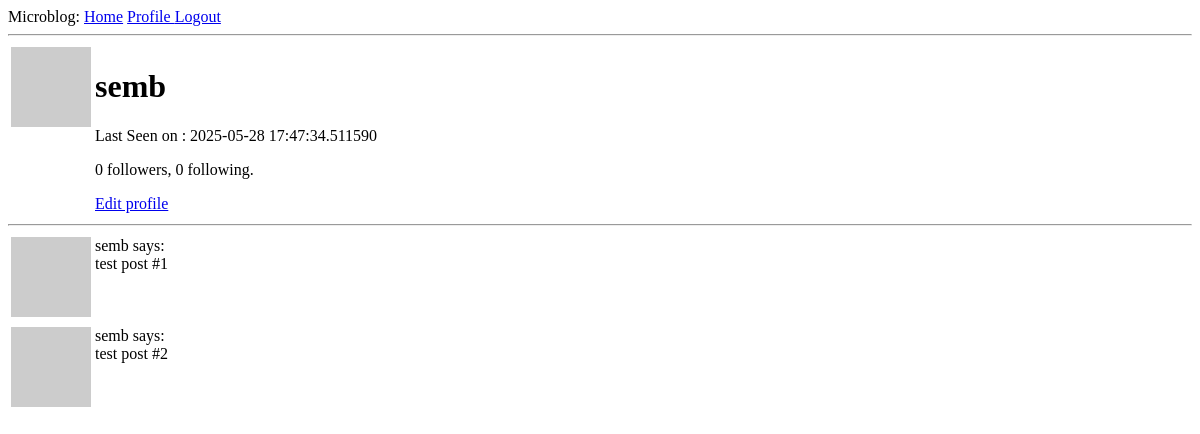
Before: /user/semb (signed in) with the older database file.
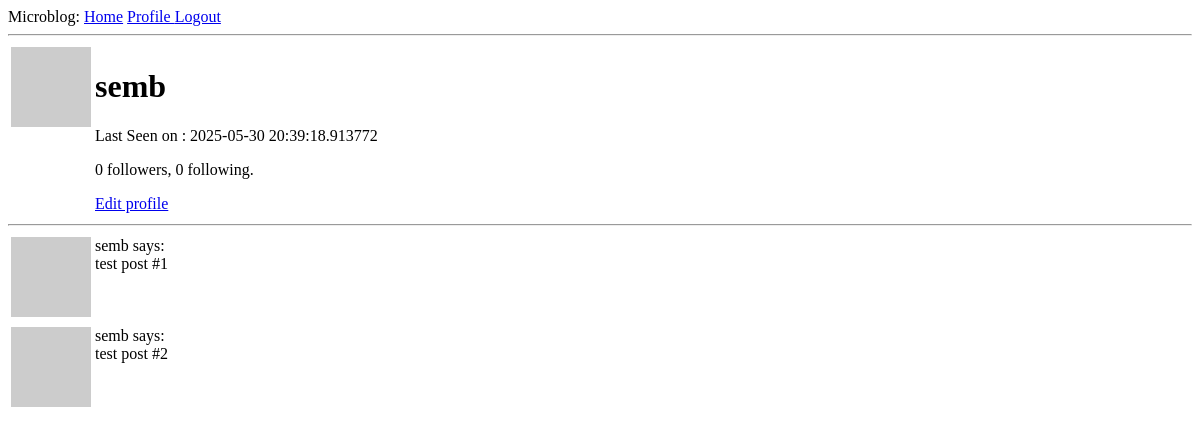
After: the same page with the newer database file.
### app/models.py (models this page shows, shortened)
class User(db.Model, UserMixin):
    id: so.Mapped[int] = so.mapped_column(primary_key=True)
    username:so.Mapped[str]  = so.mapped_column(sa.String(64), index=True, unique=True)
    email:so.Mapped[str]  = so.mapped_column( sa.String(120), index=True, unique=True)
    password_hash:so.Mapped[Optional[str]]  = so.mapped_column(sa.String(256))
    about_me: so.Mapped[Optional[str]] = so.mapped_column(sa.String(140))
    last_seen: so.Mapped[Optional[datetime]] = so.mapped_column(
        default=lambda: datetime.now(timezone.utc)
    )
    posts: so.WriteOnlyMapped['Post'] = so.relationship( back_populates = 'author')
    following: so.WriteOnlyMapped['User'] = so.relationship(
        secondary = followers,
        primaryjoin = (followers.c.follower_id == id),
        secondaryjoin=(followers.c.followed_id == id),
        back_populates='followers'
    )
    followers: so.WriteOnlyMapped['User'] = so.relationship(
        secondary = followers,
        primaryjoin = (followers.c.followed_id == id),
        secondaryjoin = (followers.c.follower_id == id),
        back_populates = 'following'
    )
    def followers_count(self) -> Optional[int] :
        query = (
            sa.select(sa.func.count())
            .select_from(
                self.followers.select().subquery()
            )
        )
        return db.session.scalar(query)
    def following_count(self) -> Optional[int] :
        query = (
            sa.select( sa.func.count() )
            .select_from(
            self.following.select().subquery()
            )
        )
        return db.session.scalar(query)
    def avatar(self,size):
        digest = md5(
            self.email
            .lower()
            .encode('utf-8')
            ).hexdigest()
        return f"https://www.gravatar.com/avatar/{digest}?d=identicon&s={size}"

### app/routes.py (the view)
@app.route('/user/<username>')
@login_required
def user(username):
    user = db.first_or_404( sa
                            .select(User)
                            .where(User.username==username)
                            )
    sample_posts = [
        {'author':user, 'body':'test post #1'},
        {'author':user, 'body':'test post #2'}
    ]
    form = EmptyForm()
    return render_template( 'user.html', user=user, posts=sample_posts, form=EmptyForm() )

### app/routes.py (called while the page is built)
@login_manager.user_loader
def load_user(id):
    return db.session.get(User, int(id))

@app.before_request
def before_request():
    if current_user.is_authenticated:
        current_user.last_seen = datetime.now(timezone.utc)
        db.session.commit()

### app/templates/user.html (shortened to what this page needs)
{% extends "base.html" %}
{% block content %}
<table>
    <tr valign="top">
        <td>
            <img src="{{ user.avatar(128) }}" alt="">
        </td>
        <td>
            <h1> {{ user.username }} </h1>
            {% if user.last_seen %}
                <p> Last Seen on : {{user.last_seen}}</p>
            {% endif %}
            <p>{{ user.followers_count() }} followers, {{ user.following_count() }} following.</p>
            {% if user==current_user  %}
                <a href={{url_for('edit_profile')}}>Edit profile</a>
            {% endif %}
        </td>
    </tr>
</table>
<hr>
{% for post in posts  %}
    {% include "_post.html" %}
{% endfor %}
{% endblock %}

### app/templates/base.html (shortened to what this page needs)
<!doctype html>
<html>
<head>
</head>
<body>
    <div>
        Microblog:
        <a href={{ url_for('index') }}>Home</a>
        {% if current_user.is_anonymous  %}
            <a href={{ url_for('login') }}>Login</a>
        {% else %}
        <a href={{ url_for('user', username=current_user.username) }}> Profile </a>
        <a href={{ url_for('logout') }}>Logout</a>
        {% endif %}
    </div>
    <hr>
    {% block content %}{% endblock  %}
</body>
</html>

### app/templates/_post.html
<table>
    <tr valign="top">
        <td>
            <img src="{{ post.author.avatar(36) }}" alt="">
        </td>
        <td>
            {{post.author.username}} says: <br>
            {{ post.body }}
        </td>
    </tr>
</table>

Changed rows visible on the page:
changed User "semb": last_seen "2025-05-28 17:47:34.511590" → "2025-05-30 20:39:18.913772"
